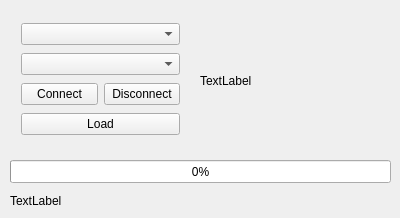
<?xml version="1.0" encoding="UTF-8"?>
<ui version="4.0">
 <class>MainWindow</class>
 <widget class="QMainWindow" name="MainWindow">
  <property name="geometry">
   <rect>
    <x>0</x>
    <y>0</y>
    <width>400</width>
    <height>218</height>
   </rect>
  </property>
  <property name="minimumSize">
   <size>
    <width>400</width>
    <height>218</height>
   </size>
  </property>
  <property name="maximumSize">
   <size>
    <width>400</width>
    <height>218</height>
   </size>
  </property>
  <property name="windowTitle">
   <string>Hamster2.0</string>
  </property>
  <property name="windowIcon">
   <iconset resource="icons.qrc">
    <normaloff>:/ico/gif/homka.png</normaloff>:/ico/gif/homka.png</iconset>
  </property>
  <widget class="QWidget" name="centralWidget">
   <widget class="QWidget" name="gridLayoutWidget">
    <property name="geometry">
     <rect>
      <x>10</x>
      <y>10</y>
      <width>181</width>
      <height>141</height>
     </rect>
    </property>
    <layout class="QGridLayout" name="gridLayout">
     <item row="1" column="0" colspan="2">
      <widget class="QComboBox" name="cmbxFile"/>
     </item>
     <item row="2" column="0">
      <widget class="QPushButton" name="btnConnect">
       <property name="text">
        <string>Connect</string>
       </property>
      </widget>
     </item>
     <item row="2" column="1">
      <widget class="QPushButton" name="btnDisconnect">
       <property name="text">
        <string>Disconnect</string>
       </property>
      </widget>
     </item>
     <item row="0" column="0" colspan="2">
      <widget class="QComboBox" name="cmbxPort"/>
     </item>
     <item row="3" column="0" colspan="2">
      <widget class="QPushButton" name="btnLoad">
       <property name="text">
        <string>Load</string>
       </property>
      </widget>
     </item>
    </layout>
   </widget>
   <widget class="QProgressBar" name="progressBar">
    <property name="geometry">
     <rect>
      <x>10</x>
      <y>160</y>
      <width>381</width>
      <height>23</height>
     </rect>
    </property>
    <property name="value">
     <number>0</number>
    </property>
   </widget>
   <widget class="QLabel" name="lblInfo">
    <property name="geometry">
     <rect>
      <x>10</x>
      <y>190</y>
      <width>371</width>
      <height>21</height>
     </rect>
    </property>
    <property name="text">
     <string>TextLabel</string>
    </property>
   </widget>
   <widget class="QLabel" name="lblMovie">
    <property name="geometry">
     <rect>
      <x>200</x>
      <y>10</y>
      <width>191</width>
      <height>141</height>
     </rect>
    </property>
    <property name="text">
     <string>TextLabel</string>
    </property>
   </widget>
  </widget>
 </widget>
 <layoutdefault spacing="6" margin="11"/>
 <resources>
  <include location="icons.qrc"/>
 </resources>
 <connections/>
</ui>
